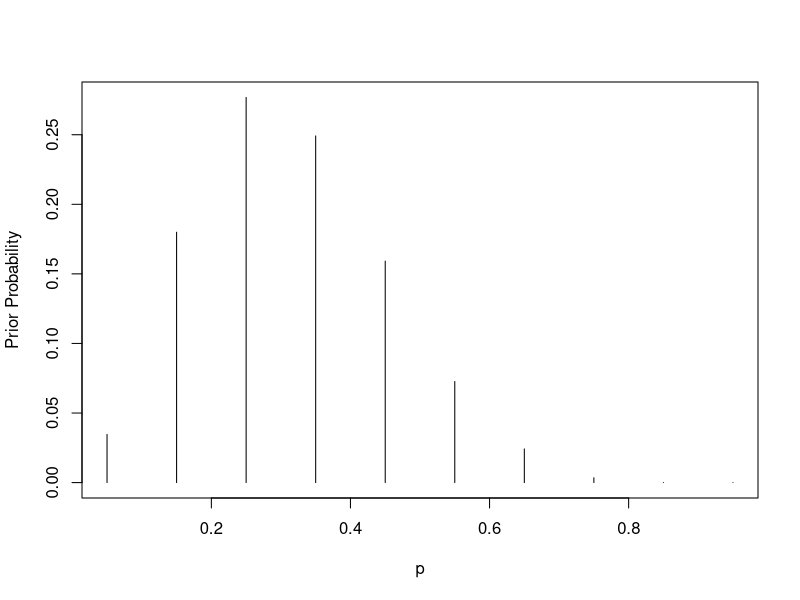

Generate this figure with R: (Note: this script raises an error after producing the figure.)
# Bayesian Computation with R (Second Edition)
# by Jim Albert

# 2 Introduction to Bayesian Thinking

# 2.1 Introduction

# 2.2 Learning About the Proportion of Heavy Sleepers

# 2.3 Using a Discrete Prior 

p <- seq(0.05, 0.95, by = 0.1)
prior <- c(1, 5.2, 8, 7.2, 4.6, 2.1, 0.7, 0.1, 0, 0)
prior <- prior/sum(prior)
plot(p, prior, type = "h", ylab = "Prior Probability")

# Fig. 2.1. A discrete prior distribution for a proportion p.

data <- c(11, 16)
post <- pdisc(p, prior, data)
round(cbind(p, prior, post), 2)

library(lattice)
PRIOR <- data.frame("prior", p, prior)
POST <- data.frame("posterior", p, post)
names(PRIOR) <- c("Type", "P", "Probability")
names(POST) <- c("Type", "P", "Probability")
data <- rbind(PRIOR, POST)
xyplot(Probability ~ P | Type, data = data, layout = c(1, 2), type = "h", lwd = 3, col = "black")

# Fig. 2.2. Prior and posterior distributions for a proportion p using a discrete prior.

# 2.4 Using a Beta Prior 

quantile2 <- list(p = 0.9, x = 0.5)
quantile1 <- list(p = 0.5, x = 0.3)
beta.select(quantile1, quantile2)

a <- 3.26
b <- 7.19
s <- 11
f <- 16
curve(dbeta(x, a + s, b + f), from = 0, to = 1, xlab = "p", ylab = "Density", lty = 1, lwd = 4)
curve(dbeta(x, s + 1, f + 1), add = TRUE, lty = 2, lwd = 4)
curve(dbeta(x, a, b), add = TRUE, lty = 3, lwd = 4)
legend(0.7, 4, c("Prior", "Likelihood", "Posterior"), lty = c(3, 2, 1), lwd = c(3, 3, 3))

# Fig. 2.3. The prior density g(p), the likelihood function L(p), and the posterior 
# density g(p|data) for learning about a proportion p.

1 - pbeta(0.5, a + s, b + f)

qbeta(c(0.05, 0.95), a + s, b + f)

ps <- rbeta(1000, a + s, b + f)

hist(ps, xlab = "p",main = "")

# Fig. 2.4. A simulated sample from the beta posterior distribution of p.

sum(ps >= 0.5)/1000

quantile(ps, c(0.05, 0.95))

# 2.5 Using a Histogram Prior 

midpt <- seq(0.05, 0.95, by = 0.1)
prior <- c(1, 5.2, 8, 7.2, 4.6, 2.1, 0.7, 0.1, 0, 0)
prior <- prior/sum(prior)
curve(histprior(x, midpt, prior), from = 0, to = 1, ylab = "Prior density", ylim = c(0, 0.3))

# Fig. 2.5. A histogram prior for a proportion p.

curve(histprior(x, midpt, prior) * dbeta(x, s + 1, f + 1), from = 0, to = 1, ylab = "Posterior density")

# Fig. 2.6. The posterior density for a proportion using a histogram prior

p <- seq(0, 1, length = 500)
post <- histprior(p, midpt, prior) * dbeta(p, s + 1, f + 1)
post <- post/sum(post)

ps <- sample(p, replace = TRUE, prob = post)

hist(ps, xlab = "p", main = "")

# Fig. 2.7. A histogram of simulated draws from the posterior distribution of p with the use of a histogram prior.

# 2.6 Prediction

p <- seq(0.05, 0.95, by = 0.1)
prior <- c(1, 5.2, 8, 7.2, 4.6, 2.1, 0.7, 0.1, 0, 0)
prior <- prior/sum(prior)
m <- 20
ys <- 0:20
pred <- pdiscp(p, prior, m, ys)
round(cbind(0:20, pred), 3)

ab <- c(3.26, 7.19)
m <- 20
ys <- 0:20
pred <- pbetap(ab, m, ys)

p <- rbeta(1000, 3.26, 7.19)

y <- rbinom(1000, 20, p)

table(y)

freq <- table(y)
ys <- as.integer(names(freq))
predprob <- freq/sum(freq)
plot(ys, predprob, type = "h", xlab = "y", ylab = "Predictive Probability")

# Fig. 2.8. A graph of the predictive probabilities of the number of sleepers y ̃ in a future sample of size 20 when
# the proportion is assigned a beta(3.26, 7.19) prior.

dist <- cbind(ys, predprob)
dist

covprob <- 0.9
discint(dist, covprob)

# 2.7 Further Reading

# 2.8 Summary of R Functions

# 2.9 Exercises
